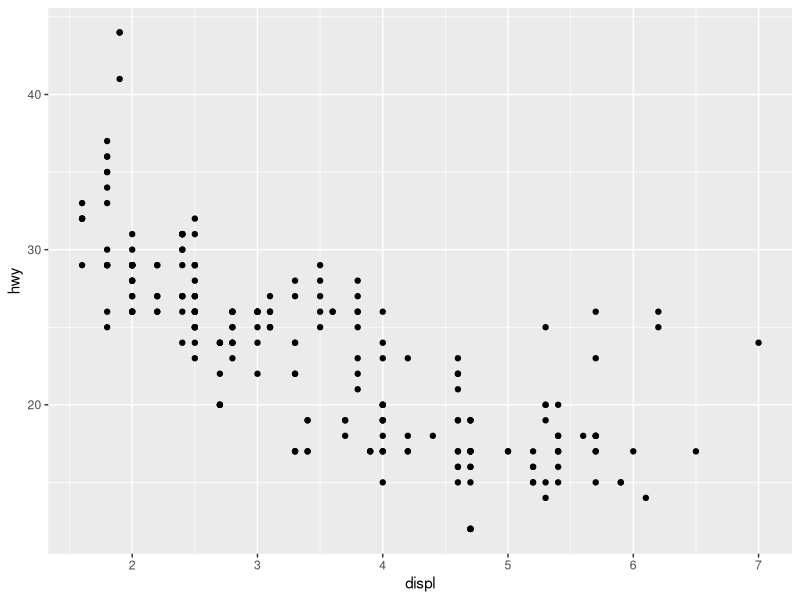
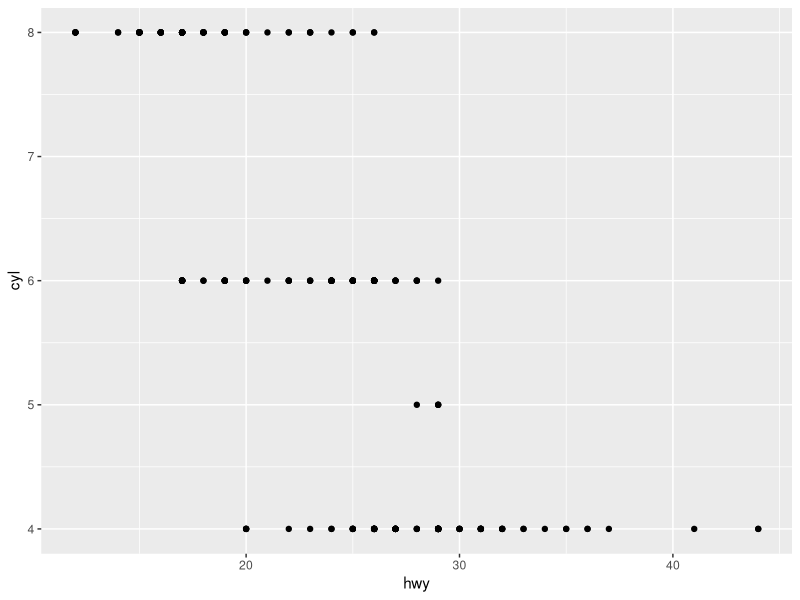
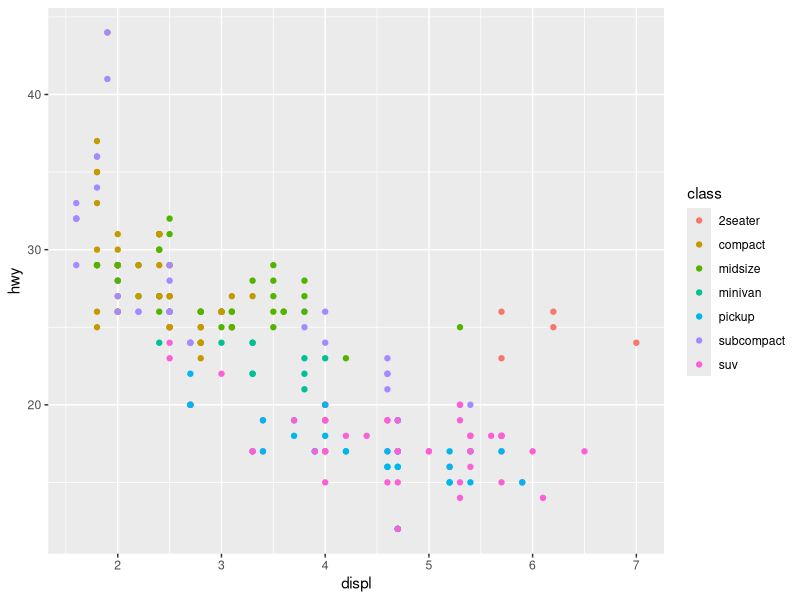
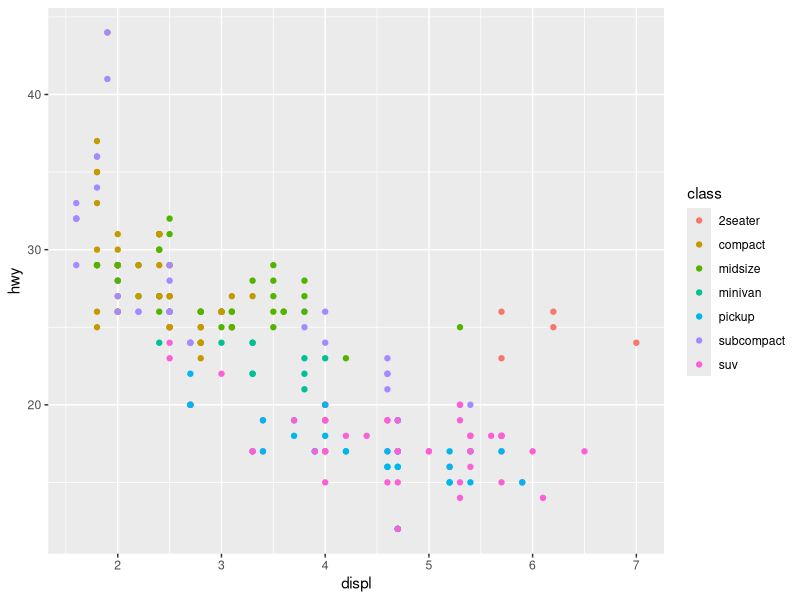
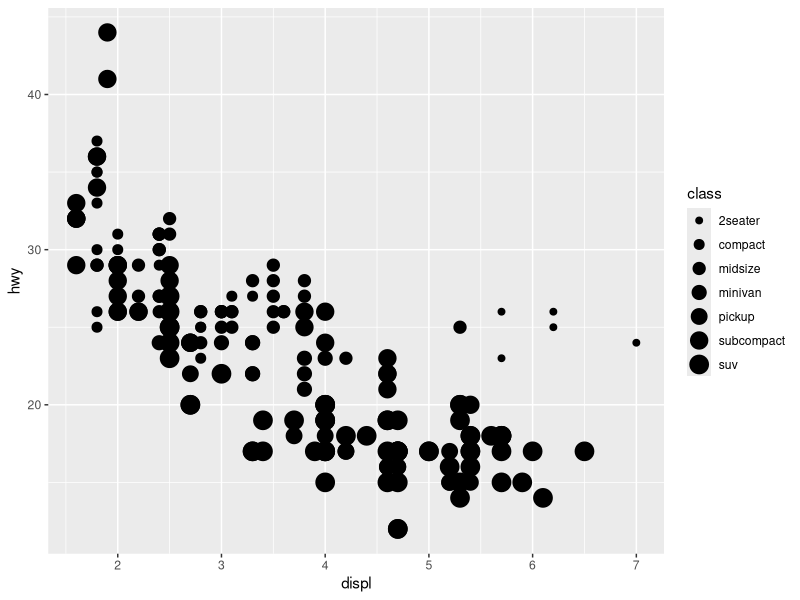
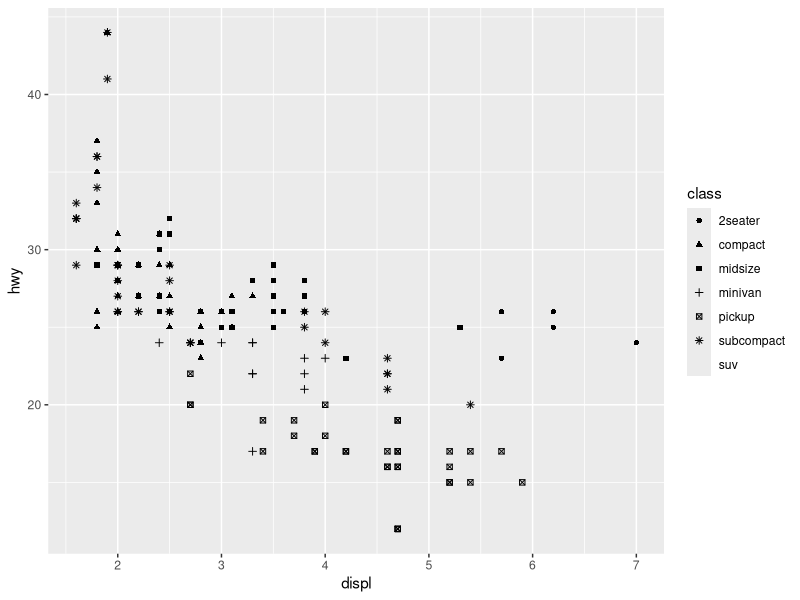
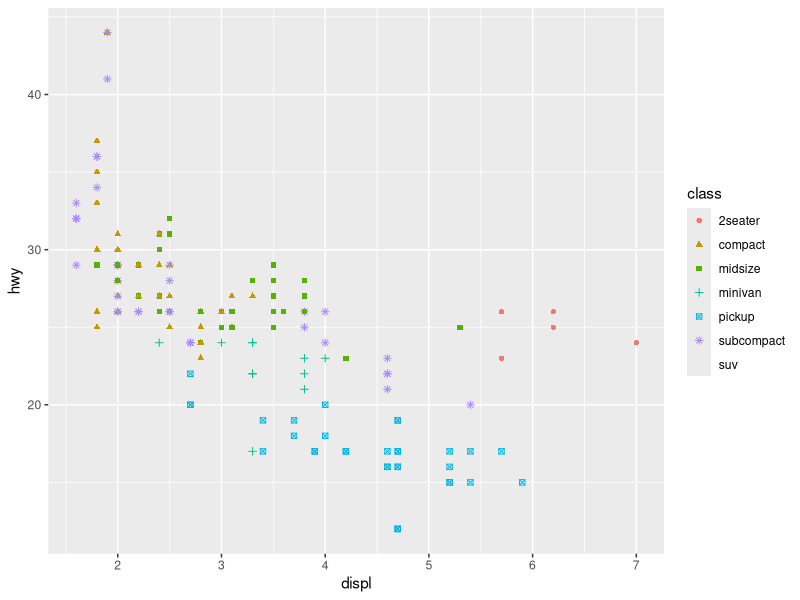
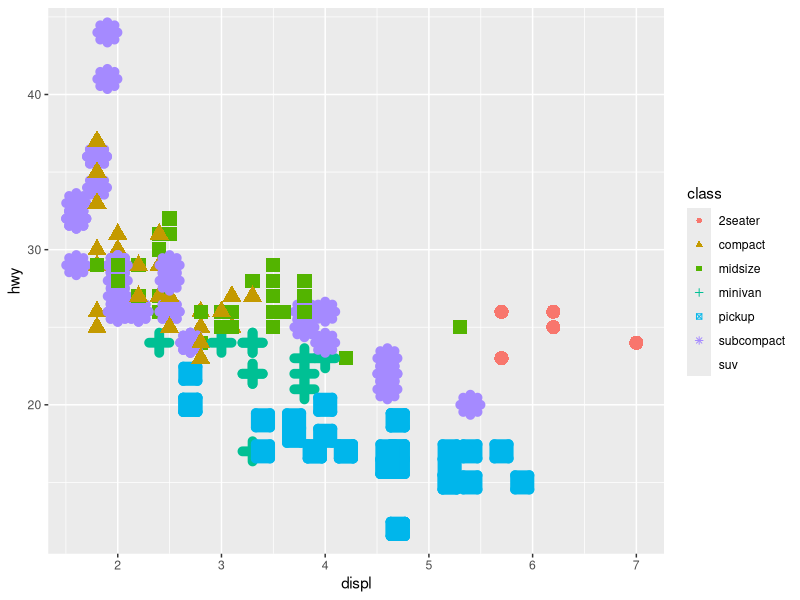

These figures' R source, in order:
## ---- chunk 1
knitr::opts_chunk$set(echo = TRUE)
## ---- chunk 2
library("tidyverse")
## ---- chunk 3
ggplot(data = mpg) + 
  geom_point(mapping = aes(x = displ, y = hwy))
## ---- chunk 4
dim(mpg)
## ---- chunk 5
?mpg
## ---- chunk 6
ggplot(data = mpg) + 
  geom_point(mapping = aes(x = hwy, y = cyl))
## ---- chunk 7
ggplot(data = mpg) + 
  geom_point(mapping = aes(x = displ, y = hwy, color = class))
## ---- chunk 8
?mpg
## ---- chunk 9
# With color mapped to class, we see the same chart as above.
ggplot(data = mpg) + 
  geom_point(mapping = aes(x = displ, y = hwy, color = class))
## ---- chunk 10
# When we map size to class, we get a rather hard to read figure as the data points vary so much in size. I also get a message stating "Using size for a discrete variable is not advised".
ggplot(data = mpg) + 
  geom_point(mapping = aes(x = displ, y = hwy, size = class))
## ---- chunk 11
# When shape is mapped over class, we get a variety of symbols for the differeing classes of cars. suv does not ppear to have a representative symbol.
ggplot(data = mpg) + 
  geom_point(mapping = aes(x = displ, y = hwy, shape = class))
## ---- chunk 12
# When multiple aesthetics are mapped to the same variable such as color and shape, we get a figure with mulitcolored, multishaped data points with the corresponding legend.
ggplot(data = mpg) + 
  geom_point(mapping = aes(x = displ, y = hwy, color = class, shape = class))
## ---- chunk 13
# Stroke modifies the width of orders on shapes. When set to 5, the shapes become very thick and hard to distinguish from one another. All shapes in my plot were affected by the change in stroke to 5.
?geom_point
ggplot(data = mpg) + 
  geom_point(mapping = aes(x = displ, y = hwy, shape = class, color = class, stroke = 5))
## ---- chunk 14
# When color is mapped to displ, we get a gradient of blues as we move from small displ to larger displ.
ggplot(data = mpg) + 
  geom_point(mapping = aes(x = displ, y = hwy, color = displ, stroke = 1))
## ---- chunk 15
# If I facet on a continuous variable, then the plot will be split up into many more grids than a plot where categorical variables were faceted.

ggplot(data = mpg) + 
  geom_point(mapping = aes(x = displ, y = hwy)) + 
  facet_grid(hwy ~ displ)

# The figure is unreadable after the facet is applied to hwy and displ as the plot was split up too much with infomeaton on axes overlapping.
## ---- chunk 16
# The empty sections have no data to be plotted. For example, there are no data for 5 cylinder 4-wheel-drive cars.
ggplot(data = mpg) + 
  geom_point(mapping = aes(x = displ, y = hwy)) + 
  facet_grid(drv ~ cyl)
## ---- chunk 17
# In the first plot, the "." the plot grid is arranged horizontally and the plot includes hwy, displ, and drv variables.
ggplot(data = mpg) + 
  geom_point(mapping = aes(x = displ, y = hwy)) +
  facet_grid(drv ~ .)

# In the second plot, the "." the plot grid is arranged vertically and the plot includes hwy, displ, and cyl variables.
ggplot(data = mpg) + 
  geom_point(mapping = aes(x = displ, y = hwy)) +
  facet_grid(. ~ cyl)
